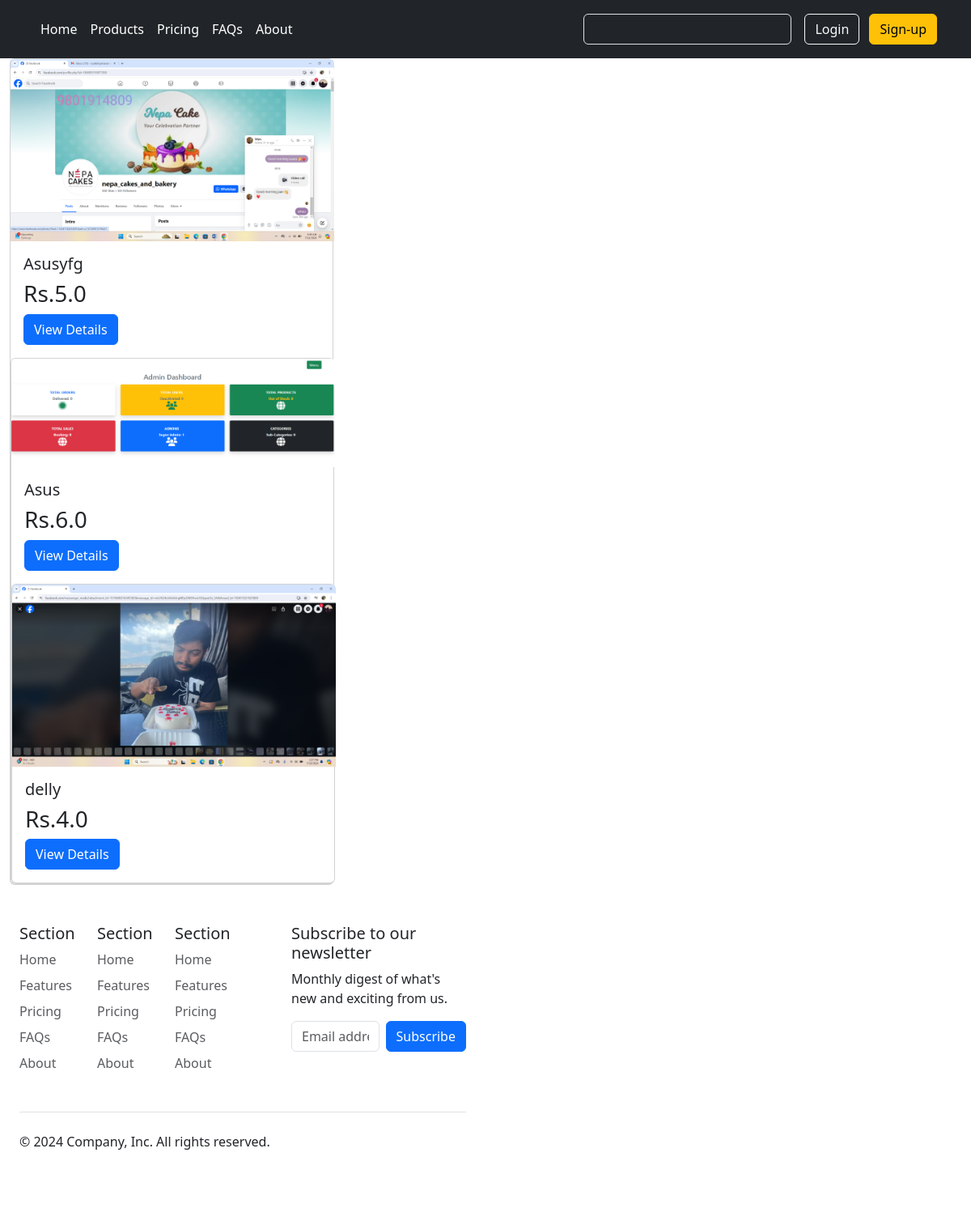
/users/products/, run on the app's committed database.
### myapp/models.py (models this page shows, shortened)
class Product(models.Model):
    product_name=models.CharField(max_length=100)
    product_price=models.FloatField()
    stock=models.IntegerField()
    description=models.TextField()
    product_image=models.FileField(upload_to='static/uploads',null=True)
    created_at=models.DateTimeField(auto_now_add=True)
    category=models.ForeignKey(Category,on_delete=models.CASCADE,related_name='categories',null=True)

### users/views.py (the view)
# urls.py: path('products/',list),
def list(request):
    product=Product.objects.all()
    context={
        'product':product
    }
    return render(request,'users/productlist.html',context)

### users/templates/users/productlist.html (shortened to what this page needs)
{% extends "layout.html" %}
{% load static %}
{% load crispy_forms_tags %}
{% block content %}
{% include "users/header.html" %}
  <div class="container-fluid">
  <div class="row row-cols-1 row-cols-md-2 g-4">
    <div class="col">
        {% for p in product %}
      <div class="card">
        <img src="{{p.product_image.url}}" class="card-img-top" alt="...">
        <div class="card-body">
          <h5 class="card-title">{{p.product_name}}</h5>
          <h3>Rs.{{p.product_price}}</h3>
          <a href="{% url 'details' p.id %}"><button class="btn btn-primary">View Details</button></a>
        </div>
        {% endfor %}
      </div>
  </div>
</div>
{% include "users/footer.html" %}
{% endblock  %}

### static/style.css (style rules this page uses)
.card { width: 400px; background-color: red; }
.card img { width: 400px; }

### data on the page
Product: product_image (picture), product_name "Asusyfg", product_price "5.0"
Product: product_image (picture), product_name "Asus", product_price "6.0"
Product: product_image (picture), product_name "delly", product_price "4.0"
